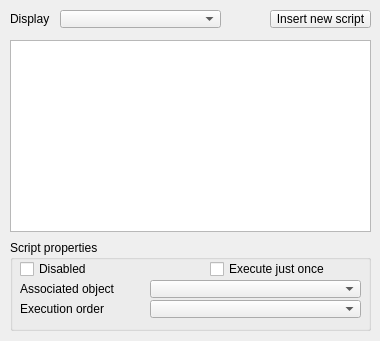
<?xml version="1.0" encoding="UTF-8"?>
<ui version="4.0">
 <class>CQDlgScripts</class>
 <widget class="QDialog" name="CQDlgScripts">
  <property name="geometry">
   <rect>
    <x>0</x>
    <y>0</y>
    <width>380</width>
    <height>341</height>
   </rect>
  </property>
  <property name="windowTitle">
   <string>Scripts</string>
  </property>
  <property name="locale">
   <locale language="English" country="UnitedStates"/>
  </property>
  <widget class="QToolButton" name="qqAddNewScript">
   <property name="geometry">
    <rect>
     <x>270</x>
     <y>10</y>
     <width>101</width>
     <height>18</height>
    </rect>
   </property>
   <property name="focusPolicy">
    <enum>Qt::StrongFocus</enum>
   </property>
   <property name="text">
    <string>Insert new script</string>
   </property>
  </widget>
  <widget class="QGroupBox" name="groupBox_2">
   <property name="geometry">
    <rect>
     <x>10</x>
     <y>240</y>
     <width>361</width>
     <height>91</height>
    </rect>
   </property>
   <property name="title">
    <string>Script properties</string>
   </property>
   <property name="flat">
    <bool>false</bool>
   </property>
   <widget class="QCheckBox" name="qqDisabled">
    <property name="geometry">
     <rect>
      <x>10</x>
      <y>20</y>
      <width>131</width>
      <height>18</height>
     </rect>
    </property>
    <property name="focusPolicy">
     <enum>Qt::StrongFocus</enum>
    </property>
    <property name="text">
     <string>Disabled</string>
    </property>
   </widget>
   <widget class="QCheckBox" name="qqExecuteOnce">
    <property name="geometry">
     <rect>
      <x>200</x>
      <y>20</y>
      <width>131</width>
      <height>18</height>
     </rect>
    </property>
    <property name="focusPolicy">
     <enum>Qt::StrongFocus</enum>
    </property>
    <property name="text">
     <string>Execute just once</string>
    </property>
   </widget>
   <widget class="QLabel" name="label">
    <property name="geometry">
     <rect>
      <x>10</x>
      <y>40</y>
      <width>131</width>
      <height>18</height>
     </rect>
    </property>
    <property name="text">
     <string>Associated object</string>
    </property>
   </widget>
   <widget class="QComboBox" name="qqAssociatedObjectCombo">
    <property name="geometry">
     <rect>
      <x>140</x>
      <y>40</y>
      <width>211</width>
      <height>18</height>
     </rect>
    </property>
    <property name="maxVisibleItems">
     <number>50</number>
    </property>
   </widget>
   <widget class="QLabel" name="label_2">
    <property name="geometry">
     <rect>
      <x>10</x>
      <y>60</y>
      <width>131</width>
      <height>18</height>
     </rect>
    </property>
    <property name="text">
     <string>Execution order</string>
    </property>
   </widget>
   <widget class="QComboBox" name="qqExecutionOrder">
    <property name="geometry">
     <rect>
      <x>140</x>
      <y>60</y>
      <width>211</width>
      <height>18</height>
     </rect>
    </property>
   </widget>
  </widget>
  <widget class="QListWidget" name="qqScriptList">
   <property name="geometry">
    <rect>
     <x>10</x>
     <y>40</y>
     <width>361</width>
     <height>192</height>
    </rect>
   </property>
   <property name="editTriggers">
    <set>QAbstractItemView::EditKeyPressed</set>
   </property>
   <property name="alternatingRowColors">
    <bool>false</bool>
   </property>
   <property name="selectionRectVisible">
    <bool>false</bool>
   </property>
  </widget>
  <widget class="QComboBox" name="qqCombo">
   <property name="geometry">
    <rect>
     <x>60</x>
     <y>10</y>
     <width>161</width>
     <height>18</height>
    </rect>
   </property>
  </widget>
  <widget class="QLabel" name="label_3">
   <property name="geometry">
    <rect>
     <x>10</x>
     <y>10</y>
     <width>41</width>
     <height>18</height>
    </rect>
   </property>
   <property name="text">
    <string>Display</string>
   </property>
  </widget>
 </widget>
 <tabstops>
  <tabstop>qqCombo</tabstop>
  <tabstop>qqAddNewScript</tabstop>
  <tabstop>qqScriptList</tabstop>
  <tabstop>qqDisabled</tabstop>
  <tabstop>qqExecuteOnce</tabstop>
  <tabstop>qqAssociatedObjectCombo</tabstop>
  <tabstop>qqExecutionOrder</tabstop>
 </tabstops>
 <resources/>
 <connections/>
</ui>
